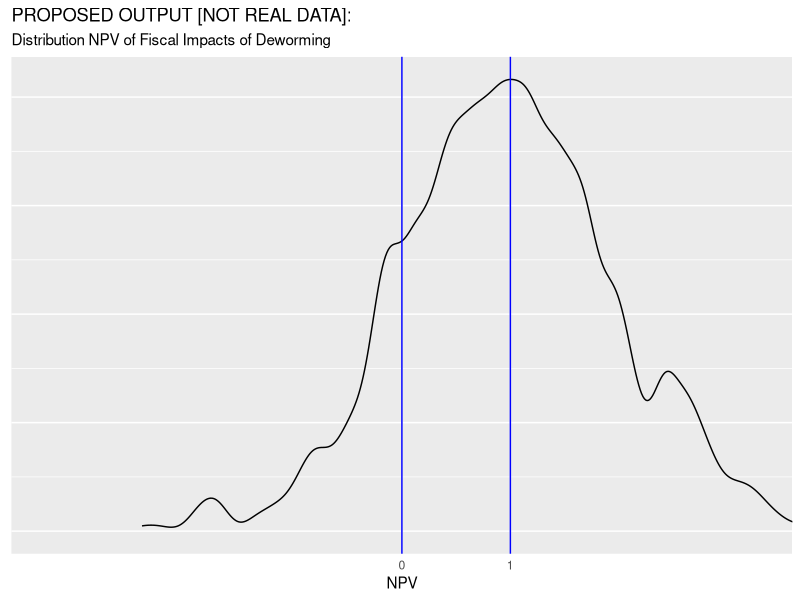
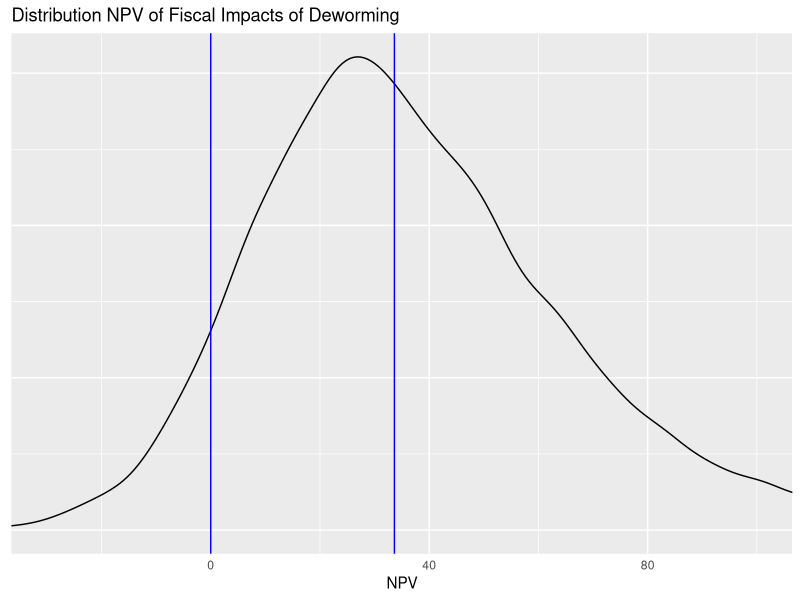

Reproduce these figures in R, in order.
## ---- chunk 1
knitr::opts_chunk$set(echo = TRUE)
## ---- chunk 2
## Data 
gov_bonds <- 	0.1185	      #Kenyan interest on sovereign debt - Central Bank of Kenya
inflation <-  0.02          #Kenyan inflation rate - World Bank Development Indicators
wage_ag_val <- 	11.84	      #Mean hourly wage rate (KSH) - Suri 2011 
wage_ww_val <- 	14.5850933  #Control group hourly wage, ww (cond >=10 hrs per week) - Table 4, Panel B
profits_se_val <- 1766      #Control group monthly self-employed profits - Table 4, Panel A
hours_se_cond_val <- 38.1   #Control group weekly self-employed hours, conditional on hrs >0 - Table D13, Panel D
hours_ag_val <- 8.3         #Control group hrs per week, agriculture - Table 4, Panel D
hours_ww_val <- 6.9         #Control group hrs per week, working for wages - Table 4, Panel B
hours_se_val <- 3.3         #Control group hrs per week, self-employment - Table 4, Panel A
ex_rate_val <- 85           #Exchange Rate - Central Bank of Kenya 
growth_rate_val <- 1.52/100 #Per-capita GDP growth, 2002-2011 (accessed 1/29/13) -	World Bank - see notes
coverage_val  <- 0.681333333#Fraction of treated primary school students within 6 km - from W@W - see note
saturation_val <-  0.511    #Overall Saturation - not reported in table, average of T & C
full_saturation_val <- 0.75
tax_val <- 0.16575          #ADD INFO
unit_cost_local_val <- 43.66#Deworm the World
years_of_treat_val <- 2.41  #Additional Years of Treatment - Table 1, Panel A


## Research
lambda1_vals <- c(3.49, 0)  #Hrs per week increase for men and women CONFIRM
lambda2_val <- 10.2         #Externality effect (proportional) - Table 3, Panel B
q_full_val <- 0.75          #Take up rates with full subsidy. From Miguel and Kremmer (2007)

## Guess work
periods_val <- 50           #Total number of periods to forecast wages
time_to_jm_val <- 10        #Time from intial period until individual join the labor force
coef_exp_val <- c(0, 0)     #Years of experience coefficients (1-linear, 2-cuadratic)	- see notes 
teach_sal_val <- 5041       #Yearly secondary schooling compensation	5041 - from ROI materials
teach_ben_val <- 217.47     #Yearly secondary schooling teacher benefits	217.47
n_students_val <- 45        #Average pupils per teacher	45



# (Delta E) Additional direct seconday schooling increase (from Joan)	
delta_ed_vals <- c(-0.00176350949079451, 0.00696052250263997, 0.0258570306763183, 
  0.0239963665555466, 0.027301406306074, 0.0234125454594173, 0.0279278879439199, 
  0.00647044449446303, 0.00835739437790601)                                     
delta_ed_vals <- cbind(delta_ed_vals, 1999:2007)

#Additional externality secondary schooling increase (from Joan)
delta_ed_ext_vals <- c(-0.0110126908021048,	0.0140448546741008,	-0.0034636291545585,
                       0.0112940214439477,	0.0571608179771775,	-0.0560546793186931,
                       0.0558284756343451,	0.1546264843901160,	0.0055961489945619)
delta_ed_ext_vals <- cbind(delta_ed_ext_vals, 1999:2007)



#Notes: 
# on growth_rate_val: (http://data.worldbank.org/indicator/NY.GDP.PCAP.KD/), see calculation on "Kenya GDP per capita" tab. In W@W this equals 1.52%. ISSUE: This growth number should be updated to be 2002-2014, I think.
# on coef_exp_val: 1998/1999 Kenyan labor force survey; regression of earnings on age, age^2, female dummy, indicators for attained primary/secondary/beyond, and province dummies. Estimate used in W@W: (0.1019575, -0.0010413). ISSUE: For now assume no further life cycle adjustment beyond KLPS-3 (likely a conservative assumption).
# coverage_val: Overall Saturation (0.511) / 0.75 - not reported in table, average of T & C
## ---- chunk 3
set.seed(1234) 
library(tidyverse)

ggplot() +
  geom_density(aes(x = rnorm(1000, mean = 1),
                   alpha = 1/2), bw=.11, kernel = "gau") +
  geom_vline(xintercept = c(0, 1), col="blue") +
  coord_cartesian(xlim = c(-3,3)) +
  scale_x_discrete(limits = c(0,1))  +   
  guides(alpha = "none", colour="none") +
  labs(y = NULL,
       x = "NPV" ,
       title = "PROPOSED OUTPUT [NOT REAL DATA]:", 
       subtitle = "Distribution NPV of Fiscal Impacts of Deworming")+
  theme(axis.ticks = element_blank(), axis.text.y = element_blank())
## ---- chunk 4
# Gamma is used to index gender. 
npv <- function(n_male=1/2, n_female=1/2, 
                interest_r=interst_r_val, 
                wage=wage_t_val, 
                lambda1_male=lambda1_vals[1],
                lambda1_female=lambda1_vals[2], 
                tax=tax_val, 
                saturation=saturation_val, 
                coverage=coverage_val, 
                cost_of_schooling=cost_per_student, 
                delta_ed_male=delta_ed_vals[,1], 
                delta_ed_female=delta_ed_vals[,1], 
                lambda2_male=lambda2_vals[1], 
                lambda2_female=lambda2_vals[2], 
                s1=0, q1=0, s2=s2_val, q2=q2_val, 
                periods=periods_val) {
  ns <- c(n_male, n_female)
  lambda1s <- c(lambda1_male, lambda1_female)
  lambda2s <- c(lambda2_male, lambda2_female)
  index_t <- 0:periods
  delta_ed_s <- cbind(delta_ed_male, delta_ed_female) 
  delta_ed_s <- rbind(c(0,0), delta_ed_s, matrix(0,41, 2) ) 
  
  benef <- matrix(NA, 51,2)
  for (i in 1:2){
  benef[,i] <- ( 1 / (1 + interest_r) )^index_t * wage * 
                     ( lambda1s[i] + saturation * lambda2s[i] / coverage ) 
  }
  
  res1 <- sum( ns * ( tax * apply(benef, 2, sum) - 
            apply( ( 1 / (1 + interest_r) )^index_t * 
                     delta_ed_s * cost_of_schooling, 2, sum) )
          ) - (s2 * q2  - s1 * q1) 
#  browser()
  return(res1)  
}
## ---- chunk 5
interst_r_val <- gov_bonds - inflation
## ---- chunk 6
wage_0_f <- function(wage_ag = wage_ag_val, 
                     wage_ww = wage_ww_val, 
                     profits_se = profits_se_val, 
                     hours_se_cond = hours_se_cond_val, 
                     hours_ag = hours_ag_val, 
                     hours_ww = hours_ww_val, 
                     hours_se = hours_se_val, 
                     ex_rate = ex_rate_val) {
  wage_se <- profits_se / (4.5 * hours_se_cond)
  wage_ls <- c(wage_ag, wage_ww, wage_se)
  alpha_ls <- c(hours_ag, hours_ww, hours_se) / sum( c(hours_ag, hours_ww, hours_se) )
  res1 <- 1/ex_rate * sum( wage_ls * alpha_ls )
  return(res1)
}

#close to value from spreadsheet (Assumps&Panel A Calcs!B137 = 0.1481084), 
#but I suspect diff due to computational precision 

wage_0_val <- wage_0_f()  

experience_val <- 0:periods_val - time_to_jm_val

wage_t <- function(wage_0 = wage_0_val, 
                   growth_rate = growth_rate_val, 
                   experience = experience_val, 
                   coef_exp1 = coef_exp_val[1], 
                   coef_exp2 = coef_exp_val[2]) {
  res1 <- 52 * wage_0 *( ( 1 + growth_rate )^experience ) * 
    ( 1 + coef_exp1 * experience + coef_exp2 * experience^2 ) * 
    ifelse(0:periods_val >= time_to_jm_val, 1, 0)
  return(res1) 
}

#close to value from spreadsheet (Calcs-Table 5!N21.. = 7.701634678), 
#but I suspect diff due to computational precision 
wage_t_val <- wage_t()
## ---- chunk 7
lambda1_vals <- rep(0.5 * lambda1_vals[1] + 0.5 *lambda1_vals[2], 2)
lambda2_vals <- rep(lambda2_val, 2)
## ---- chunk 8
#R 
coverage_val <-  saturation_val / full_saturation_val
#p 
saturation_val <- full_saturation_val * coverage_val
## ---- chunk 9
cost_per_student <- (teach_sal_val + teach_ben_val) / n_students_val
## ---- chunk 10
# Nothing here yet, but would like to incorporate model from Joan
delta_ed_vals <- delta_ed_vals
## ---- chunk 11
#s2_val <- (Deworming Cost per person per year (KSH) / Exchange Rate) * Additional Years of Treatment  
q2_val <- q_full_val
s2_val <- ( unit_cost_local_val / ex_rate_val ) * years_of_treat_val
## ---- chunk 12
#yes externality NPV
npv(delta_ed_male = (delta_ed_ext_vals[,1] + delta_ed_vals[,1]), 
    delta_ed_female = (delta_ed_ext_vals[,1] + delta_ed_vals[,1] ) )

#no externality NPV
npv(lambda2_male = 0, lambda2_female = 0)
## ---- chunk 13
nsims <- 1e4
set.seed(123)
#Defaoult dist: normal, default sd: 0.1* mean
## Data 
gov_bonds_sim <- 	rnorm(n = nsims, mean = gov_bonds, sd = 0.1 * gov_bonds)	
inflation_sim <- rnorm(nsims, inflation, 0.1 * inflation)
wage_ag_val_sim <- rnorm(nsims, wage_ag_val, 0.1 * wage_ag_val)
wage_ww_val_sim <- rnorm(nsims, wage_ww_val, 0.1 * wage_ww_val)
profits_se_val_sim <- rnorm(nsims, profits_se_val, 0.1 * profits_se_val)
hours_se_cond_val_sim <- rnorm(nsims, hours_se_cond_val, 0.1 * hours_se_cond_val)
hours_ag_val_sim <- rnorm(nsims, hours_ag_val, 0.1 * hours_ag_val)
hours_ww_val_sim <- rnorm(nsims, hours_ww_val, 0.1 * hours_ww_val)
hours_se_val_sim <- rnorm(nsims, hours_se_val, 0.1 * hours_se_val)
ex_rate_val_sim <- rnorm(nsims, ex_rate_val, 0.1 * ex_rate_val)
growth_rate_val_sim <- rnorm(nsims, growth_rate_val, 0.1 * growth_rate_val)
coverage_val_sim <- rnorm(nsims, coverage_val, 0.1 * coverage_val)
saturation_val_sim <- rnorm(nsims, saturation_val, 0.1 * saturation_val)
full_saturation_val_sim <- rnorm(nsims, full_saturation_val, 0.1 * full_saturation_val)
tax_val_sim <- rnorm(nsims, tax_val, 0.1 * tax_val)
unit_cost_local_val_sim <- rnorm(nsims, unit_cost_local_val, 0.1 * unit_cost_local_val)
years_of_treat_val_sim <- rnorm(nsims, years_of_treat_val, 0.1 * years_of_treat_val)

## Research
lambda1_vals_sim <- sapply(lambda1_vals, function(x)  rnorm(nsims, mean = x, sd = 0.1 * x) )
lambda2_val_sim <- rnorm(nsims, lambda2_val, 0.1 * lambda2_val)
q_full_val_sim <- rnorm(nsims, q_full_val, 0.1 * q_full_val)

## Guess work
periods_val <- 50           #Total number of periods to forecast wages
time_to_jm_val <- 10        #Time from intial period until individual join the labor force
coef_exp_val_sim <-  sapply(coef_exp_val, function(x)  rnorm(nsims, mean = x, sd = 0.001))
teach_sal_val_sim <- rnorm(nsims, teach_sal_val, 0.1 * teach_sal_val)
teach_ben_val_sim <- rnorm(nsims, teach_ben_val, 0.1 * teach_ben_val)
n_students_val_sim <- rnorm(nsims, n_students_val, 0.1 * n_students_val)

delta_ed_vals_sim <- sapply(delta_ed_vals[,1], function(x)  rnorm(nsims, mean = x, sd = sd(delta_ed_vals[,1])))
colnames(delta_ed_vals_sim) <- 1999:2007

delta_ed_ext_vals_sim <- sapply(delta_ed_ext_vals[,1], function(x)  rnorm(nsims, mean = x, sd = sd(delta_ed_ext_vals[,1])))
colnames(delta_ed_ext_vals_sim) <- 1999:2007


npv_sim <- rep(NA, nsims)
#yes externality NPV
for (i in 1:nsims) {
  interst_r_val <- gov_bonds_sim[i] - inflation_sim[i]
  wage_0_val <- wage_0_f(wage_ag = wage_ag_val_sim[i], 
                       wage_ww = wage_ww_val_sim[i], 
                       profits_se = profits_se_val_sim[i], 
                       hours_se_cond = hours_se_cond_val_sim[i], 
                       hours_ag = hours_ag_val_sim[i], 
                       hours_ww = hours_ww_val_sim[i], 
                       hours_se = hours_se_val_sim[i], 
                       ex_rate = ex_rate_val_sim[i])  
  experience_val <- 0:periods_val - time_to_jm_val
  wage_t_val <- wage_t(wage_0 = wage_0_val, 
                   growth_rate = growth_rate_val_sim[i], 
                   experience = experience_val, 
                   coef_exp1 = coef_exp_val_sim[i,1], 
                   coef_exp2 = coef_exp_val_sim[i,2])
  lambda1_vals_aux <- rep(0.5 * lambda1_vals_sim[i,1] + 0.5 * lambda1_vals_sim[i,2], 2)
  lambda2_vals <- rep(lambda2_val_sim[i], 2)
  coverage_val_aux <-  saturation_val_sim[i] / full_saturation_val_sim[i]
  saturation_val_aux <- full_saturation_val_sim[i] * coverage_val_sim[i]
  cost_per_student <- (teach_sal_val_sim[i] + teach_ben_val_sim[i]) / n_students_val_sim[i]
  q2_val_aux <- q_full_val_sim[i]
  s2_val_aux <- ( unit_cost_local_val_sim[i] / ex_rate_val_sim[i] ) * years_of_treat_val_sim[i]
  npv_sim[i] <- npv(interest_r = interst_r_val, 
                       wage = wage_t_val, 
                       lambda1_male = lambda1_vals_aux[1], 
                       lambda1_female = lambda1_vals_aux[2], 
                       lambda2_male =  lambda2_vals[1], 
                       lambda2_female =  lambda2_vals[2],
                    coverage = coverage_val_aux,
                    saturation = saturation_val_aux,
                       tax = tax_val_sim[i], 
                       delta_ed_male = (delta_ed_ext_vals_sim[i,]+delta_ed_vals_sim[i,]), 
                       delta_ed_female = (delta_ed_ext_vals_sim[i,]+delta_ed_vals_sim[i,] ), 
                    q2 = q2_val_aux, 
                    s2 = s2_val_aux)
}


ggplot() +
  geom_density(aes(x = npv_sim,
                   alpha = 1/2), kernel = "gau") +
  geom_vline(xintercept = c(0, median(npv_sim)), col="blue") +
  coord_cartesian(xlim = c(-30,100)) +
  guides(alpha = "none", colour="none") +
  labs(y = NULL,
       x = "NPV" ,
       title = "Distribution NPV of Fiscal Impacts of Deworming")+
  theme(axis.ticks = element_blank(), axis.text.y = element_blank())

sd(lambda1_vals_sim)
lambda2_vals
sd(npv_sim)
